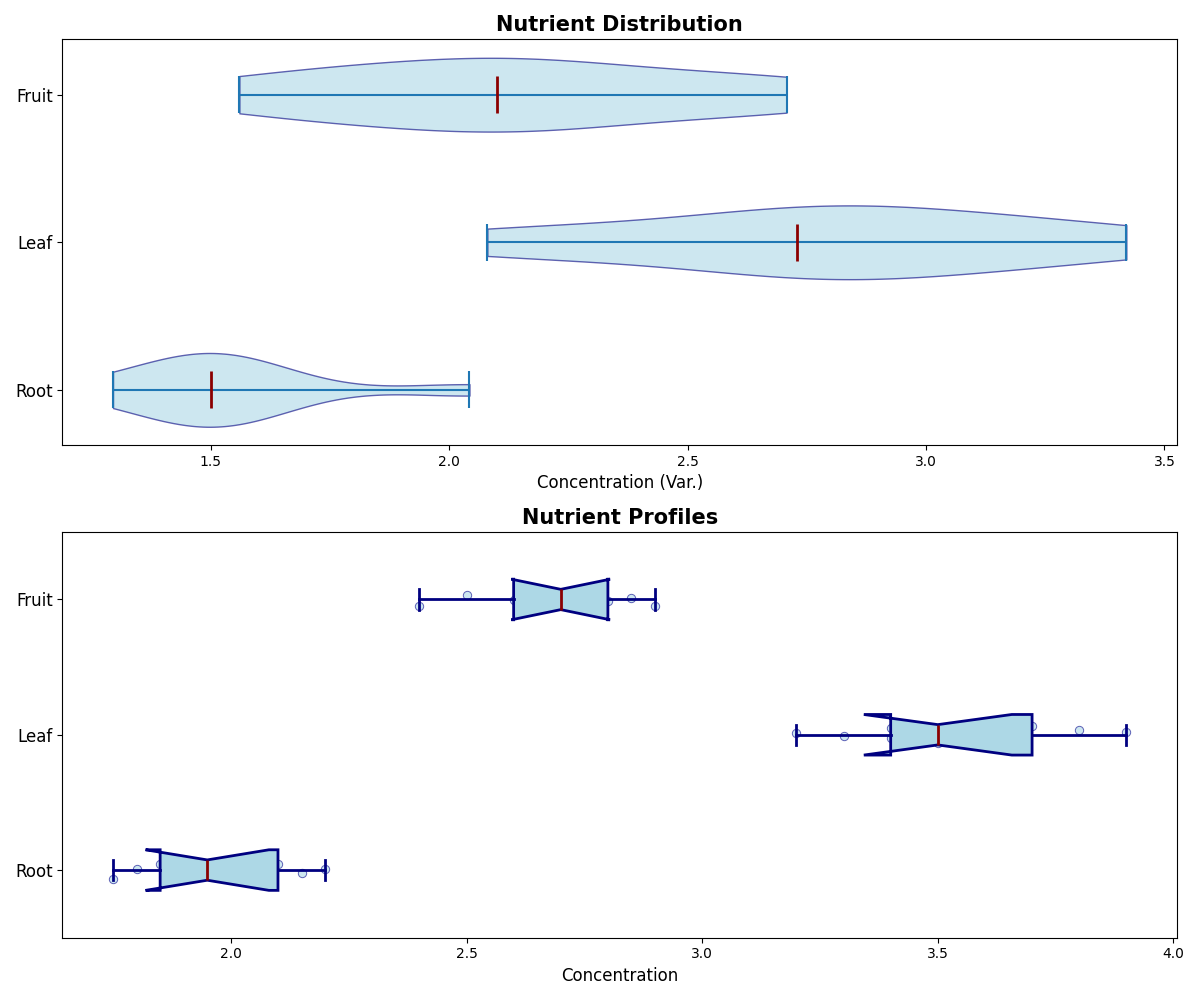

Python code for this plot:
import matplotlib.pyplot as plt
import numpy as np

# Data for each vegetable type
root_vegetables = [1.8, 2.0, 1.9, 2.1, 1.75, 2.2, 1.95, 2.15, 1.85]
leaf_vegetables = [3.4, 3.6, 3.5, 3.3, 3.8, 3.2, 3.7, 3.4, 3.9]
fruit_vegetables = [2.6, 2.8, 2.7, 2.5, 2.9, 2.4, 2.75, 2.85, 2.65]

# Variation data for violin plot
variation_factors = [0.8, 0.75, 0.85, 0.7, 0.9, 0.65, 0.8, 0.95, 0.7]
root_vegetables_var = np.multiply(root_vegetables, variation_factors)
leaf_vegetables_var = np.multiply(leaf_vegetables, variation_factors)
fruit_vegetables_var = np.multiply(fruit_vegetables, variation_factors)

# Prepare data
box_plot_data = [root_vegetables, leaf_vegetables, fruit_vegetables]
violin_plot_data = [root_vegetables_var, leaf_vegetables_var, fruit_vegetables_var]
labels = ["Root", "Leaf", "Fruit"]

# Create subplots
fig, axs = plt.subplots(2, 1, figsize=(12, 10))

# Violin plot
violin_parts = axs[0].violinplot(violin_plot_data, vert=False, showmeans=False, showmedians=True)

# Apply a single color
common_color = 'lightblue'
for pc in violin_parts['bodies']:
    pc.set_facecolor(common_color)
    pc.set_edgecolor('navy')
    pc.set_alpha(0.6)

# Set color for median lines
violin_parts['cmedians'].set_color('darkred')
violin_parts['cmedians'].set_linewidth(2)

# Titles and labels
axs[0].set_title("Nutrient Distribution", fontsize=15, fontweight='bold')
axs[0].set_xlabel("Concentration (Var.)", fontsize=12)
axs[0].set_yticks(np.arange(1, len(labels) + 1))
axs[0].set_yticklabels(labels, fontsize=12)

# Box plot
axs[1].boxplot(box_plot_data, vert=False, patch_artist=True, notch=True, 
               boxprops=dict(facecolor=common_color, color='navy', linewidth=2),
               whiskerprops=dict(color='navy', linewidth=2),
               capprops=dict(color='navy', linewidth=2),
               medianprops=dict(color='darkred', linewidth=2))

# Overlay individual data points
for i, data in enumerate(box_plot_data):
    y = np.random.normal(i + 1, 0.04, size=len(data))
    axs[1].scatter(data, y, alpha=0.6, color=common_color, edgecolor='darkblue', linewidth=0.7)

# Titles and labels
axs[1].set_title("Nutrient Profiles", fontsize=15, fontweight='bold')
axs[1].set_xlabel("Concentration", fontsize=12)
axs[1].set_yticks(np.arange(1, len(labels) + 1))
axs[1].set_yticklabels(labels, fontsize=12)

# Adjust layout
plt.tight_layout()

# Show the plot
plt.show()
